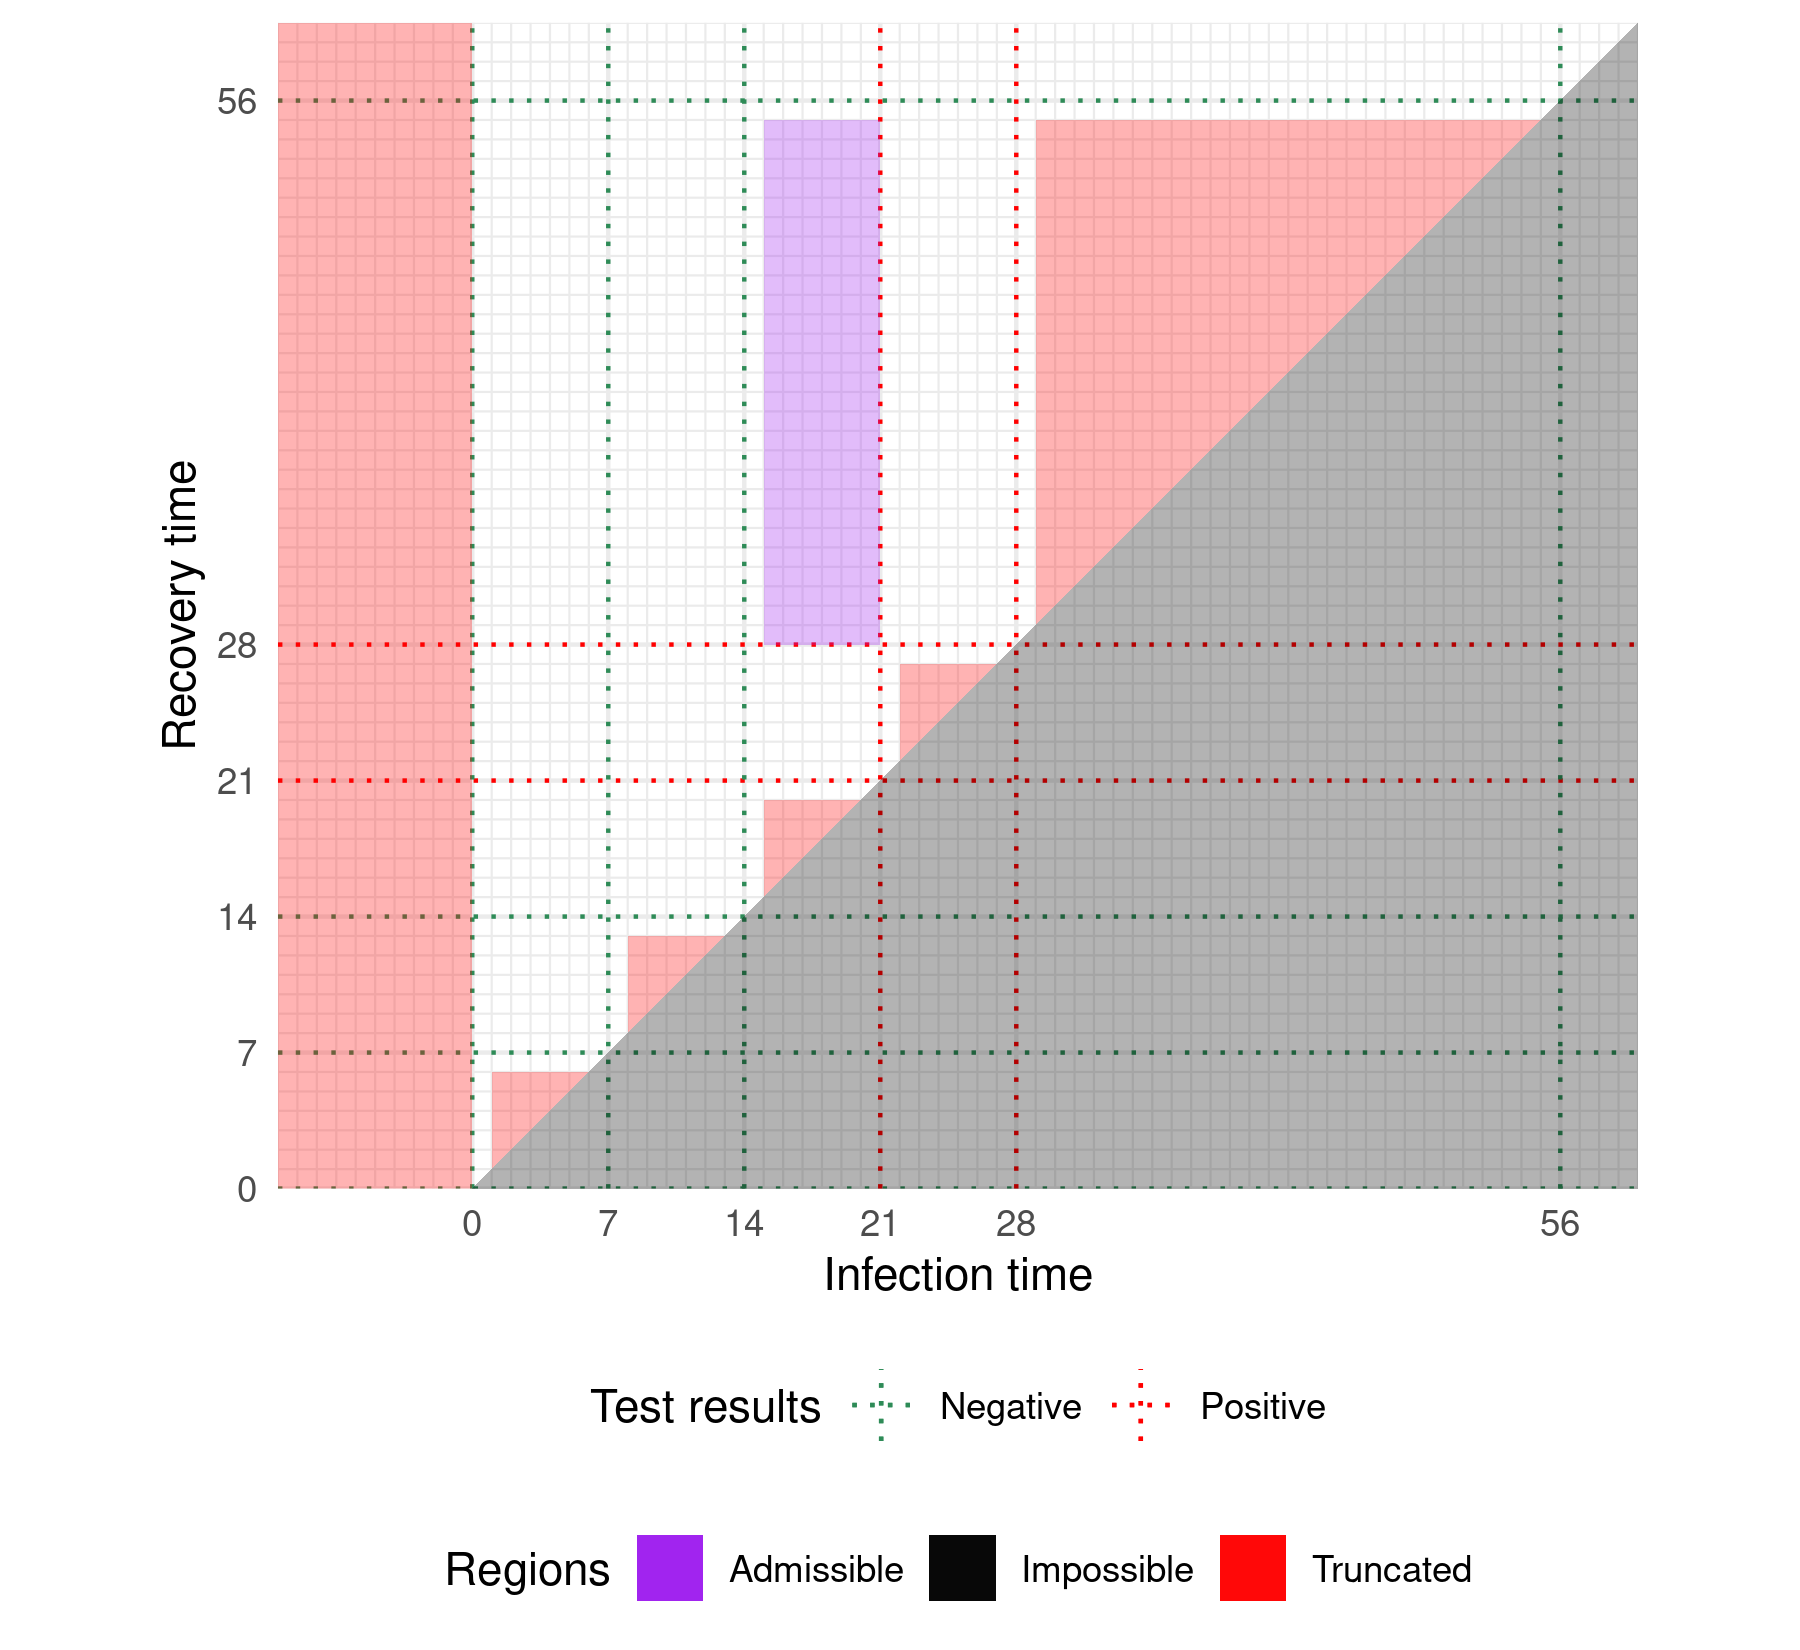

This figure's R source:
library(ggplot2)

neg_test_dates = c(0, 7, 14, 56)
pos_test_dates = c(28, 21)
all_test_dates = sort(c(neg_test_dates, pos_test_dates))

test_lines = function(values, result) {
    if (result) {
        label = "Positive"
        colour = "Red"
    } else {
        label = "Negative"
        colour = "Green"
    }
    list(
        geom_vline(aes(colour = label, xintercept = !!values), linetype = "dotted"),
        geom_hline(aes(colour = label, yintercept = !!values), linetype = "dotted")
    )
}

shade_alpha = 0.3
plot = ggplot() +
    test_lines(pos_test_dates, TRUE) +
    test_lines(neg_test_dates, FALSE) +
    theme_minimal() +
    scale_x_continuous(breaks = all_test_dates, minor_breaks = -100:100, limits = c(-10, 60), expand = c(0, 0)) +
    scale_y_continuous(breaks = all_test_dates, minor_breaks = -100:100, limits = c(0, 60), expand = c(0, 0)) +
    labs(
        x = "Infection time",
        y = "Recovery time",
        colour = "Test results",
        fill = "Regions"
    ) +
    scale_fill_manual(
        values = c(
            "Admissible" = "purple",
            "Truncated" = "red",
            "Impossible" = "black",
            "Inadmissible" = "white"
        )
    ) +
    scale_colour_manual(
        values = c(
            "Positive" = "red",
            "Negative" = "seagreen"
        )
    ) +
    # Invisible rectangle to force the legend to show the "Inadmissible" colour
    geom_rect(
        aes(fill = "Inadmissible"),
        xmin = -Inf, 
        xmax = Inf, 
        ymin = -Inf, 
        ymax = Inf, 
        alpha = 0, # invisible
        key_glyph = "blank"
    ) +
    geom_rect(
        aes(fill = "Truncated"),
        xmin = -Inf,
        xmax = 0,
        ymin = -Inf,
        ymax = Inf,
        alpha = shade_alpha,
        key_glyph = "blank"
    ) +
    purrr::map2(
        all_test_dates + 1, dplyr::lead(all_test_dates) - 1,
        ~geom_polygon(
            aes(x = c(.x, .x, .y), y = c(.x, .y, .y), fill = "Truncated"),
            alpha = shade_alpha,
            key_glyph = "blank"
        )
    ) +
    geom_polygon(
        aes(
            fill = "Impossible",
            x = c(0, 60, Inf),
            y = c(0, 60, 0)
        ),
        alpha = shade_alpha,
        key_glyph = "blank"
    ) +
    geom_rect(
        aes(fill = "Impossible"),
        xmin = 0,
        xmax = Inf,
        ymin = -Inf,
        ymax = 0,
        alpha = shade_alpha,
        key_glyph = "blank"
    ) +
    geom_rect(
        aes(fill = "Admissible"),
        xmin = 15,
        xmax = 21,
        ymin = 28,
        ymax = 55,
        alpha = shade_alpha
    ) +
    coord_fixed() +
    guides(
        fill = guide_legend(
            override.aes = list(
                linetype = "solid",
                colour = "black"
            ),
        )
    ) +
    theme(
        legend.position = "bottom",
        legend.box = "vertical"
    )
ggsave("cis-perfect-testing/regions_diag.png", width = 6, height = 5.5)
